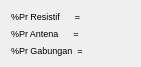
   <widget class="QWidget" name="layoutWidget_8">
    <property name="geometry">
     <rect>
      <x>340</x>
      <y>260</y>
      <width>141</width>
      <height>47</height>
     </rect>
    </property>
    <layout class="QGridLayout" name="gridLayout_12">
     <item row="0" column="0">
      <widget class="QLabel" name="label_31">
       <property name="font">
        <font>
         <pointsize>7</pointsize>
        </font>
       </property>
       <property name="text">
        <string>%Pr Resistif      =</string>
       </property>
      </widget>
     </item>
     <item row="0" column="1">
      <widget class="QLabel" name="pr_r">
       <property name="font">
        <font>
         <pointsize>7</pointsize>
        </font>
       </property>
       <property name="text">
        <string/>
       </property>
      </widget>
     </item>
     <item row="1" column="0">
      <widget class="QLabel" name="label_32">
       <property name="font">
        <font>
         <pointsize>7</pointsize>
        </font>
       </property>
       <property name="text">
        <string>%Pr Antena      =</string>
       </property>
      </widget>
     </item>
     <item row="1" column="1">
      <widget class="QLabel" name="pr_a">
       <property name="font">
        <font>
         <pointsize>7</pointsize>
        </font>
       </property>
       <property name="text">
        <string/>
       </property>
      </widget>
     </item>
     <item row="2" column="0">
      <widget class="QLabel" name="label_33">
       <property name="font">
        <font>
         <pointsize>7</pointsize>
        </font>
       </property>
       <property name="text">
        <string>%Pr Gabungan  =</string>
       </property>
      </widget>
     </item>
     <item row="2" column="1">
      <widget class="QLabel" name="pr_g">
       <property name="font">
        <font>
         <pointsize>7</pointsize>
        </font>
       </property>
       <property name="text">
        <string/>
       </property>
      </widget>
     </item>
    </layout>
   </widget>
